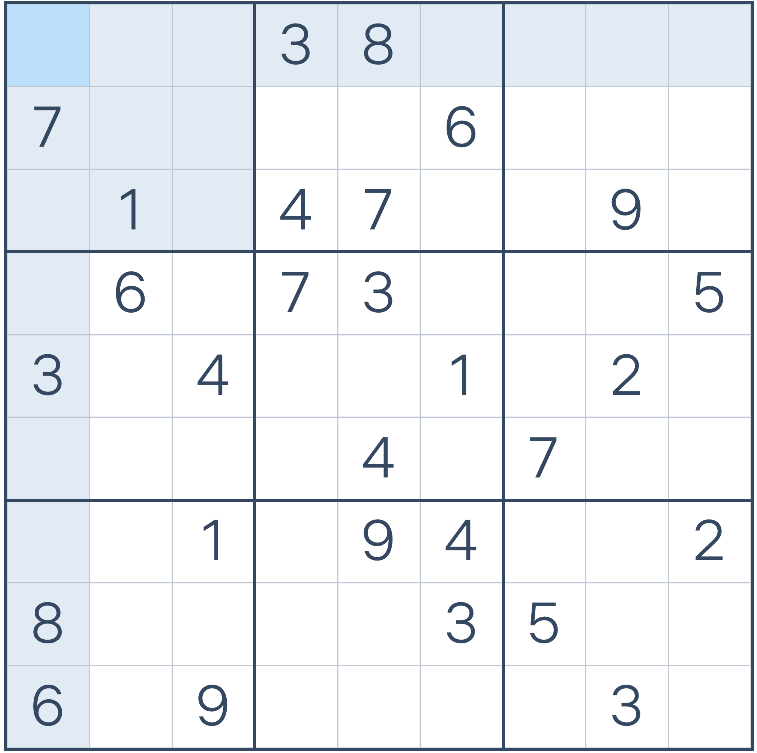
#> input picture sudoku_solver_project/sudoku_solver_project/Sudo.png, 757 x 753 px
$ python -i image_processing.py   (imports and definitions only)
#> lines starting #> are read from the running program, lines starting #| are printed output that depends on the picture; after the words box and inside, x2 and y2 are one past the last pixel; in counts of white or black regions, pixels touching at a corner belong together
from __future__ import annotations

from dataclasses import dataclass
from pathlib import Path
from typing import Iterable

import cv2
import numpy as np

from .config import (
    CELL_INNER_MARGIN,
    DRAW_COLOR_BGR,
    DRAW_FONT_SCALE,
    DRAW_THICKNESS,
    GRID_DETECTION_MIN_AREA,
    WARP_SIZE,
)


class ImageProcessingError(Exception):
    pass


@dataclass
class BoardExtraction:
    original_image: np.ndarray
    warped_image: np.ndarray
    transform_matrix: np.ndarray
    inverse_transform_matrix: np.ndarray
    grid_points: np.ndarray


def read_image(image_path: str | Path) -> np.ndarray:
#> called with image_path = '../Sudo.png'
    image = cv2.imread(str(image_path))
#> image is the input picture: shape (753, 757, 3); mean B, G, R 243.6, 240, 236.4
    if image is None:
        raise ImageProcessingError(f'Не удалось открыть изображение: {image_path}')
    return image


def order_points(points: np.ndarray) -> np.ndarray:
    rect = np.zeros((4, 2), dtype='float32')
    point_sum = points.sum(axis=1)
    point_diff = np.diff(points, axis=1)

    rect[0] = points[np.argmin(point_sum)]
    rect[2] = points[np.argmax(point_sum)]
    rect[1] = points[np.argmin(point_diff)]
    rect[3] = points[np.argmax(point_diff)]
    return rect


def find_grid_points(image: np.ndarray) -> np.ndarray:
    gray = cv2.cvtColor(image, cv2.COLOR_BGR2GRAY)
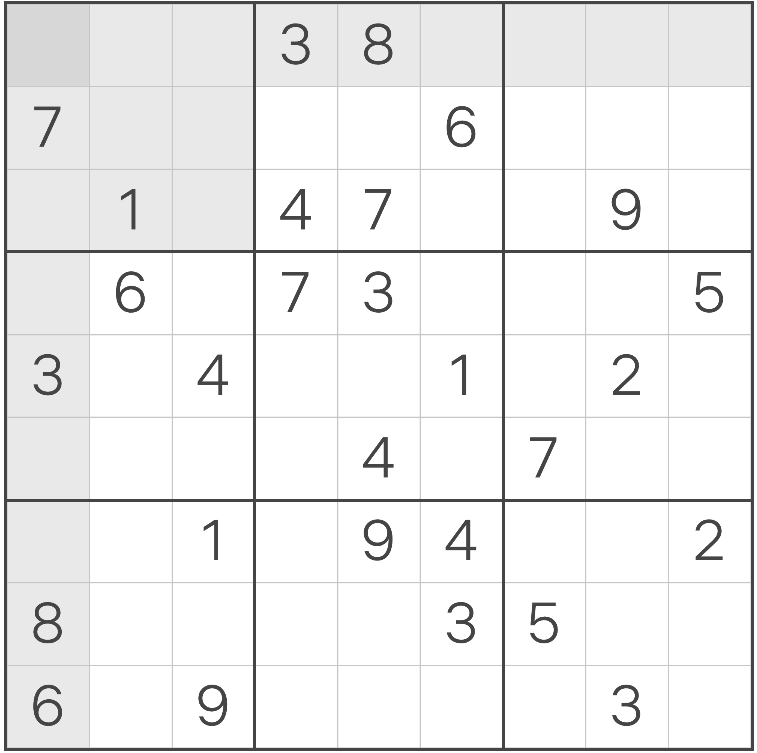
#> gray: shape (753, 757); min 69, max 255, mean 239.3
    threshold = cv2.adaptiveThreshold(
        gray,
        255,
        cv2.ADAPTIVE_THRESH_GAUSSIAN_C,
        cv2.THRESH_BINARY_INV,
        11,
        2,
    )
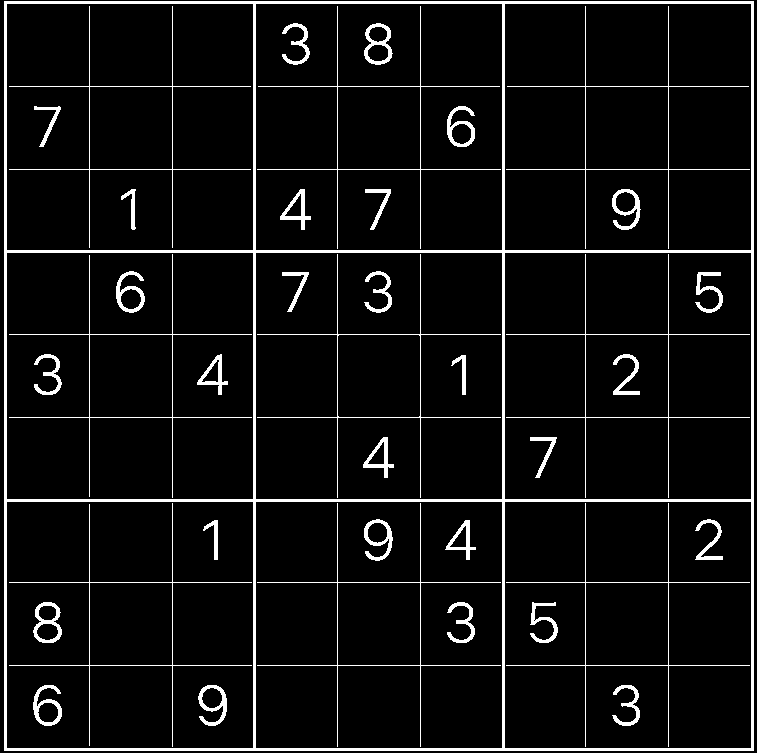
#> threshold: shape (753, 757); 6.4% white; 38 white regions, largest, box (x1, y1, x2, y2) and area: (4, 1, 754, 751) 17856, (257, 254, 501, 498) 976, (506, 254, 750, 498) 972

    contours, _ = cv2.findContours(threshold, cv2.RETR_EXTERNAL, cv2.CHAIN_APPROX_SIMPLE)
#> contours = [[[4, 1], [4, 750], [753, 750], [753, 1]]]

    best_polygon = None
    best_area = 0.0
    for contour in contours:
        area = cv2.contourArea(contour)
        if area < GRID_DETECTION_MIN_AREA:
            continue

        perimeter = cv2.arcLength(contour, True)
        polygon = cv2.approxPolyDP(contour, 0.02 * perimeter, True)

        if len(polygon) == 4 and area > best_area:
            best_polygon = polygon
            best_area = area
#> this loop made 1 pass
#> (area, perimeter, best_polygon, best_area) on pass 1: (561001, 2996, [[4, 1], [4, 750], [753, 750], [753, 1]], 561001)
#> after the loop, best_area = 561001

    if best_polygon is None:
        raise ImageProcessingError('Не удалось найти внешнюю рамку судоку.')

    return order_points(best_polygon.reshape(4, 2).astype('float32'))
#> in order_points, `point_sum = points.sum(axis=1)`: point_sum = [5, 754, 1503, 754]
#> in order_points, `point_diff = np.diff(points, axis=1)`: point_diff = [-3, 746, -3, -752]


def extract_board(image_path: str | Path) -> BoardExtraction:
    original = read_image(image_path)
    points = find_grid_points(original)
#> points = [[4, 1], [753, 1], [753, 750], [4, 750]]

    destination = np.array(
        [[0, 0], [WARP_SIZE - 1, 0], [WARP_SIZE - 1, WARP_SIZE - 1], [0, WARP_SIZE - 1]],
        dtype='float32',
    )

    matrix = cv2.getPerspectiveTransform(points, destination)
#> matrix = [[1.2, 3.16e-19, -4.8], [0, 1.2, -1.2], [-6.56e-20, -1.71e-19, 1]]
    inverse_matrix = cv2.getPerspectiveTransform(destination, points)
#> inverse_matrix = [[0.833, 0, 4], [0, 0.833, 1], [0, 0, 1]]
    warped = cv2.warpPerspective(original, matrix, (WARP_SIZE, WARP_SIZE))
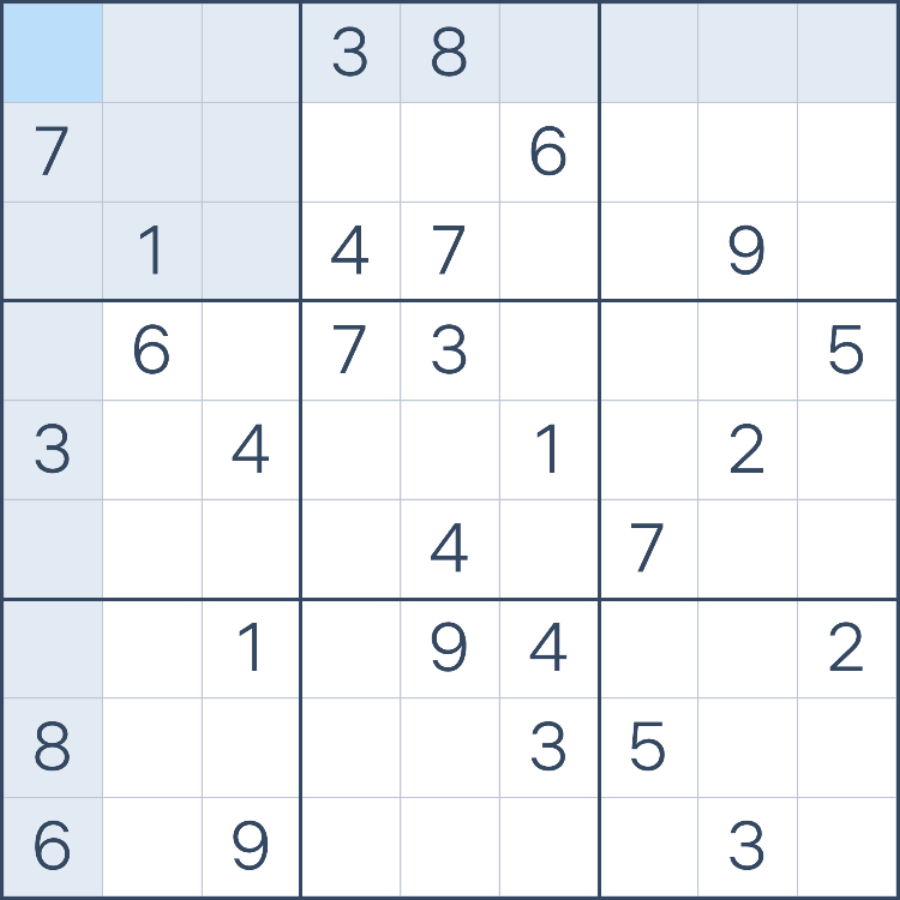
#> warped: shape (900, 900, 3); mean B, G, R 243.5, 239.8, 236.2

    return BoardExtraction(
        original_image=original,
        warped_image=warped,
        transform_matrix=matrix,
        inverse_transform_matrix=inverse_matrix,
        grid_points=points,
    )


# [9 lines left out: function iterate_cells, not called in this run]


def crop_inner_region(cell_image: np.ndarray, margin: int = CELL_INNER_MARGIN) -> np.ndarray:
    gray = cv2.cvtColor(cell_image, cv2.COLOR_BGR2GRAY)
    return gray[margin:-margin, margin:-margin]


# [72 lines left out: functions draw_solution_on_warped, overlay_solution_on_original, save_image, not called in this run]

>>> result = extract_board('../Sudo.png')
